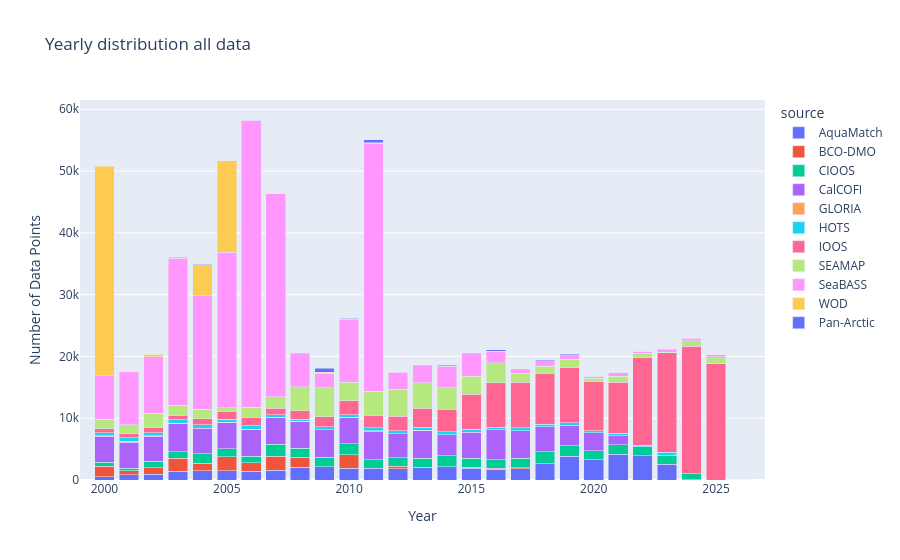

Notebook code for this chart:
### Code cell
year_test=chl.copy()
year_test['datetime'] = pd.to_datetime(year_test['datetime'])
year_test['year'] = year_test['datetime'].dt.year
grouped = year_test.groupby(['year', 'source']).size().reset_index(name='DataPoints')

# Create bar chart
fig = px.bar(grouped, x='year', y='DataPoints', color='source', title='Yearly distribution all data',
    labels={'year': 'Year', 'DataPoints': 'Number of Data Points', 'metadata': 'Metadata'},)
fig.update_xaxes(range=[1999,2027])
fig.update_layout(barmode='stack')  # ensures stacking
fig.show()

### Figure 1 — Plotly figure (JSON) as saved in the notebook; plotly's stock layout.template omitted (floating-point values rounded to 4 significant figures)
{"data": [{"hovertemplate": "source=AquaMatch<br>Year=%{x}<br>Number of Data Points=%{y}<extra></extra>", "legendgroup": "AquaMatch", "marker": {"color": "#636efa", "pattern": {"shape": ""}}, "name": "AquaMatch", "orientation": "v", "showlegend": true, "textposition": "auto", "type": "bar", "x": [2000, 2001, 2002, 2003, 2004, 2005, 2006, 2007, 2008, 2009, 2010, 2011, 2012, 2013, 2014, 2015, 2016, 2017, 2018, 2019, 2020, 2021, 2022, 2023, 2024], "xaxis": "x", "y": [558, 844, 958, 1439, 1500, 1529, 1456, 1566, 2047, 2106, 1920, 1915, 1840, 2083, 2162, 1938, 1770, 1842, 2633, 3838, 3295, 4181, 3926, 2562, 36], "yaxis": "y"}, {"hovertemplate": "source=BCO-DMO<br>Year=%{x}<br>Number of Data Points=%{y}<extra></extra>", "legendgroup": "BCO-DMO", "marker": {"color": "#EF553B", "pattern": {"shape": ""}}, "name": "BCO-DMO", "orientation": "v", "showlegend": true, "textposition": "auto", "type": "bar", "x": [2000, 2001, 2002, 2003, 2004, 2005, 2006, 2007, 2008, 2009, 2010, 2012, 2015, 2016, 2017, 2018], "xaxis": "x", "y": [1696, 668, 1057, 2049, 1228, 2202, 1318, 2310, 1648, 47, 2135, 376, 127, 115, 161, 36], "yaxis": "y"}, {"hovertemplate": "source=CIOOS<br>Year=%{x}<br>Number of Data Points=%{y}<extra></extra>", "legendgroup": "CIOOS", "marker": {"color": "#00cc96", "pattern": {"shape": ""}}, "name": "CIOOS", "orientation": "v", "showlegend": true, "textposition": "auto", "type": "bar", "x": [2000, 2001, 2002, 2003, 2004, 2005, 2006, 2007, 2008, 2009, 2010, 2011, 2012, 2013, 2014, 2015, 2016, 2017, 2018, 2019, 2020, 2021, 2022, 2023, 2024], "xaxis": "x", "y": [635, 390, 1000, 1095, 1509, 1288, 1108, 1918, 1437, 1518, 1813, 1345, 1356, 1401, 1756, 1418, 1361, 1523, 1906, 1698, 1444, 1546, 1493, 1477, 998], "yaxis": "y"}, {"hovertemplate": "source=CalCOFI<br>Year=%{x}<br>Number of Data Points=%{y}<extra></extra>", "legendgroup": "CalCOFI", "marker": {"color": "#ab63fa", "pattern": {"shape": ""}}, "name": "CalCOFI", "orientation": "v", "showlegend": true, "textposition": "auto", "type": "bar", "x": [2000, 2001, 2002, 2003, 2004, 2005, 2006, 2007, 2008, 2009, 2010, 2011, 2012, 2013, 2014, 2015, 2016, 2017, 2018, 2019, 2020, 2021], "xaxis": "x", "y": [4198, 4196, 4090, 4560, 4166, 4265, 4324, 4321, 4344, 4471, 4255, 4565, 3924, 4558, 3421, 4239, 4860, 4480, 4081, 3305, 2906, 1413], "yaxis": "y"}, {"hovertemplate": "source=GLORIA<br>Year=%{x}<br>Number of Data Points=%{y}<extra></extra>", "legendgroup": "GLORIA", "marker": {"color": "#FFA15A", "pattern": {"shape": ""}}, "name": "GLORIA", "orientation": "v", "showlegend": true, "textposition": "auto", "type": "bar", "x": [2000, 2001, 2002, 2003, 2005, 2006, 2007, 2008, 2009, 2010, 2011, 2012, 2013], "xaxis": "x", "y": [78, 164, 32, 43, 68, 44, 54, 3, 30, 64, 138, 26, 43], "yaxis": "y"}, {"hovertemplate": "source=HOTS<br>Year=%{x}<br>Number of Data Points=%{y}<extra></extra>", "legendgroup": "HOTS", "marker": {"color": "#19d3f3", "pattern": {"shape": ""}}, "name": "HOTS", "orientation": "v", "showlegend": true, "textposition": "auto", "type": "bar", "x": [2000, 2001, 2002, 2003, 2004, 2005, 2006, 2007, 2008, 2009, 2010, 2011, 2012, 2013, 2014, 2015, 2016, 2017, 2018, 2019, 2020, 2021, 2022, 2023], "xaxis": "x", "y": [517, 597, 511, 541, 562, 478, 556, 432, 392, 480, 407, 472, 459, 488, 504, 458, 415, 471, 380, 397, 362, 390, 239, 434], "yaxis": "y"}, {"hovertemplate": "source=IOOS<br>Year=%{x}<br>Number of Data Points=%{y}<extra></extra>", "legendgroup": "IOOS", "marker": {"color": "#FF6692", "pattern": {"shape": ""}}, "name": "IOOS", "orientation": "v", "showlegend": true, "textposition": "auto", "type": "bar", "x": [2000, 2001, 2002, 2003, 2004, 2005, 2006, 2007, 2008, 2009, 2010, 2011, 2012, 2013, 2014, 2015, 2016, 2017, 2018, 2019, 2020, 2021, 2022, 2023, 2024, 2025, 2026], "xaxis": "x", "y": [587, 659, 899, 750, 960, 1260, 1386, 999, 1310, 1587, 2230, 2082, 2376, 3028, 3633, 5725, 7243, 7327, 8244, 8931, 7952, 8282, 14093, 16160, 20619, 18842, 49], "yaxis": "y"}, {"hovertemplate": "source=SEAMAP<br>Year=%{x}<br>Number of Data Points=%{y}<extra></extra>", "legendgroup": "SEAMAP", "marker": {"color": "#B6E880", "pattern": {"shape": ""}}, "name": "SEAMAP", "orientation": "v", "showlegend": true, "textposition": "auto", "type": "bar", "x": [2000, 2001, 2002, 2003, 2004, 2005, 2006, 2007, 2008, 2009, 2010, 2011, 2012, 2013, 2014, 2015, 2016, 2017, 2018, 2019, 2020, 2021, 2022, 2023, 2024, 2025], "xaxis": "x", "y": [1530, 1431, 2284, 1657, 1541, 575, 1545, 1842, 3889, 4713, 3019, 3812, 4339, 4169, 3422, 2911, 3199, 1510, 1132, 1344, 528, 1004, 778, 78, 859, 1089], "yaxis": "y"}, {"hovertemplate": "source=SeaBASS<br>Year=%{x}<br>Number of Data Points=%{y}<extra></extra>", "legendgroup": "SeaBASS", "marker": {"color": "#FF97FF", "pattern": {"shape": ""}}, "name": "SeaBASS", "orientation": "v", "showlegend": true, "textposition": "auto", "type": "bar", "x": [2000, 2001, 2002, 2003, 2004, 2005, 2006, 2007, 2008, 2009, 2010, 2011, 2012, 2013, 2014, 2015, 2016, 2017, 2018, 2019, 2020, 2021, 2022, 2023, 2024, 2025], "xaxis": "x", "y": [7111, 8556, 9083, 23739, 18366, 25205, 46526, 32961, 5339, 2315, 10099, 40172, 2778, 2715, 3517, 3643, 1863, 567, 892, 795, 296, 523, 319, 425, 419, 304], "yaxis": "y"}, {"hovertemplate": "source=WOD<br>Year=%{x}<br>Number of Data Points=%{y}<extra></extra>", "legendgroup": "WOD", "marker": {"color": "#FECB52", "pattern": {"shape": ""}}, "name": "WOD", "orientation": "v", "showlegend": true, "textposition": "auto", "type": "bar", "x": [2000, 2001, 2002, 2003, 2004, 2005, 2006, 2007, 2008, 2009, 2010, 2011, 2021, 2022], "xaxis": "x", "y": [33875, 18, 458, 270, 4973, 14817, 157, 36, 47, 133, 127, 82, 18, 3], "yaxis": "y"}, {"hovertemplate": "source=Pan-Arctic<br>Year=%{x}<br>Number of Data Points=%{y}<extra></extra>", "legendgroup": "Pan-Arctic", "marker": {"color": "#636efa", "pattern": {"shape": ""}}, "name": "Pan-Arctic", "orientation": "v", "showlegend": true, "textposition": "auto", "type": "bar", "x": [2002, 2004, 2005, 2006, 2007, 2008, 2009, 2010, 2011, 2012, 2013, 2014, 2015, 2016, 2017, 2018, 2019, 2020, 2024], "xaxis": "x", "y": [49, 141, 12, 7, 9, 89, 676, 110, 448, 13, 80, 157, 33, 284, 81, 119, 138, 16, 120], "yaxis": "y"}], "layout": {"autosize": true, "barmode": "stack", "legend": {"title": {"text": "source"}, "tracegroupgap": 0}, "title": {"text": "Yearly distribution all data"}, "xaxis": {"anchor": "y", "domain": [0, 1], "range": [1999, 2027], "title": {"text": "Year"}, "type": "linear"}, "yaxis": {"anchor": "x", "autorange": true, "domain": [0, 1], "range": [0, 61500.0], "title": {"text": "Number of Data Points"}, "type": "linear"}}}
